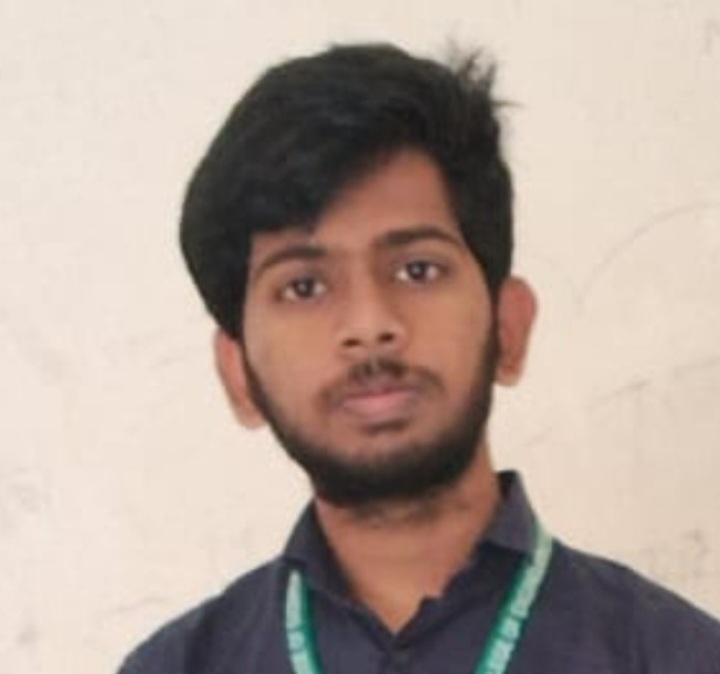
#> input picture WhatsApp Image 2026-01-21 at 21.44.00.jpg.jpeg, 720 x 674 px, found by its file name
$ python enhance_image.py
#> lines starting #> are read from the running program, lines starting #| are printed output that depends on the picture
from PIL import Image, ImageEnhance, ImageFilter
import os

# Path to the original image
image_path = r"C:\Users\Thulisha reddy\OneDrive\Desktop\rugved\WhatsApp Image 2026-01-21 at 21.44.00.jpg.jpeg"

# Output path
output_path = r"C:\Users\Thulisha reddy\OneDrive\Desktop\rugved\profile_enhanced.jpg"

# Open the image
img = Image.open(image_path)
#> img is the input picture: PIL image 720x674 RGB; mean R, G, B 178.5, 161.9, 152.4

# Enhance color balance
enhancer = ImageEnhance.Color(img)
img = enhancer.enhance(1.2)  # Slightly increase color saturation

# Enhance brightness
enhancer = ImageEnhance.Brightness(img)
img = enhancer.enhance(1.1)  # Slightly brighter
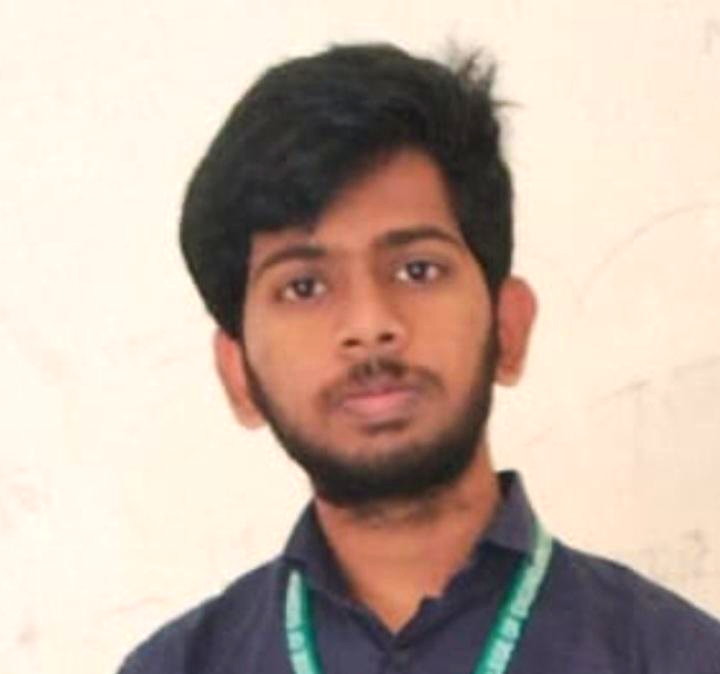
#> img: PIL image 720x674 RGB; mean R, G, B 194.4, 176.2, 163.7

# Enhance contrast
enhancer = ImageEnhance.Contrast(img)
img = enhancer.enhance(1.1)  # Slightly more contrast

# Sharpen the image
img = img.filter(ImageFilter.UnsharpMask(radius=1, percent=150, threshold=3))

# Crop to square (center crop)
width, height = img.size
#> width = 720; height = 674
min_side = min(width, height)
#> min_side = 674
left = (width - min_side) / 2
#> left = 23
top = (height - min_side) / 2
#> top = 0
right = (width + min_side) / 2
#> right = 697
bottom = (height + min_side) / 2
#> bottom = 674
img = img.crop((left, top, right, bottom))
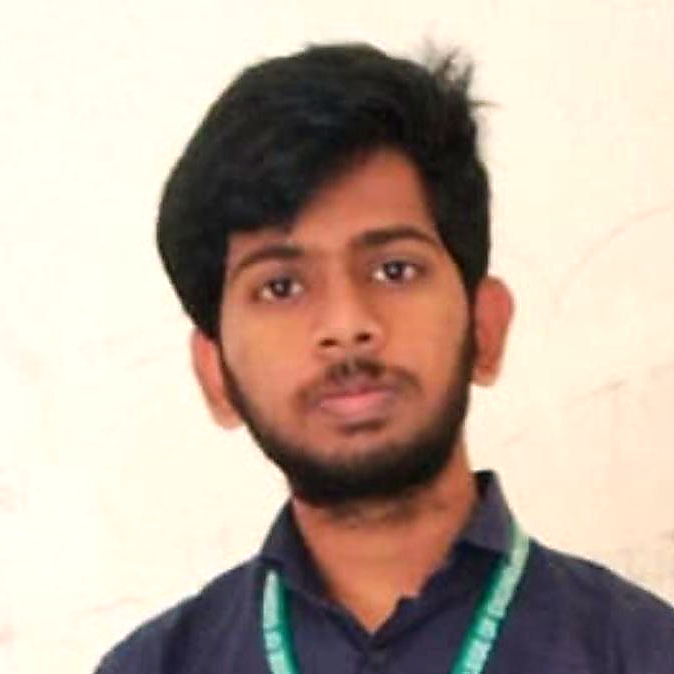
#> img: PIL image 674x674 RGB; mean R, G, B 187.9, 171, 157.5

# Resize to 400x400 for profile
img = img.resize((400, 400), Image.Resampling.LANCZOS)
#> img: PIL image 400x400 RGB

# Save the enhanced image
img.save(output_path, 'JPEG', quality=95)

print("Image enhanced and saved as profile_enhanced.jpg")
